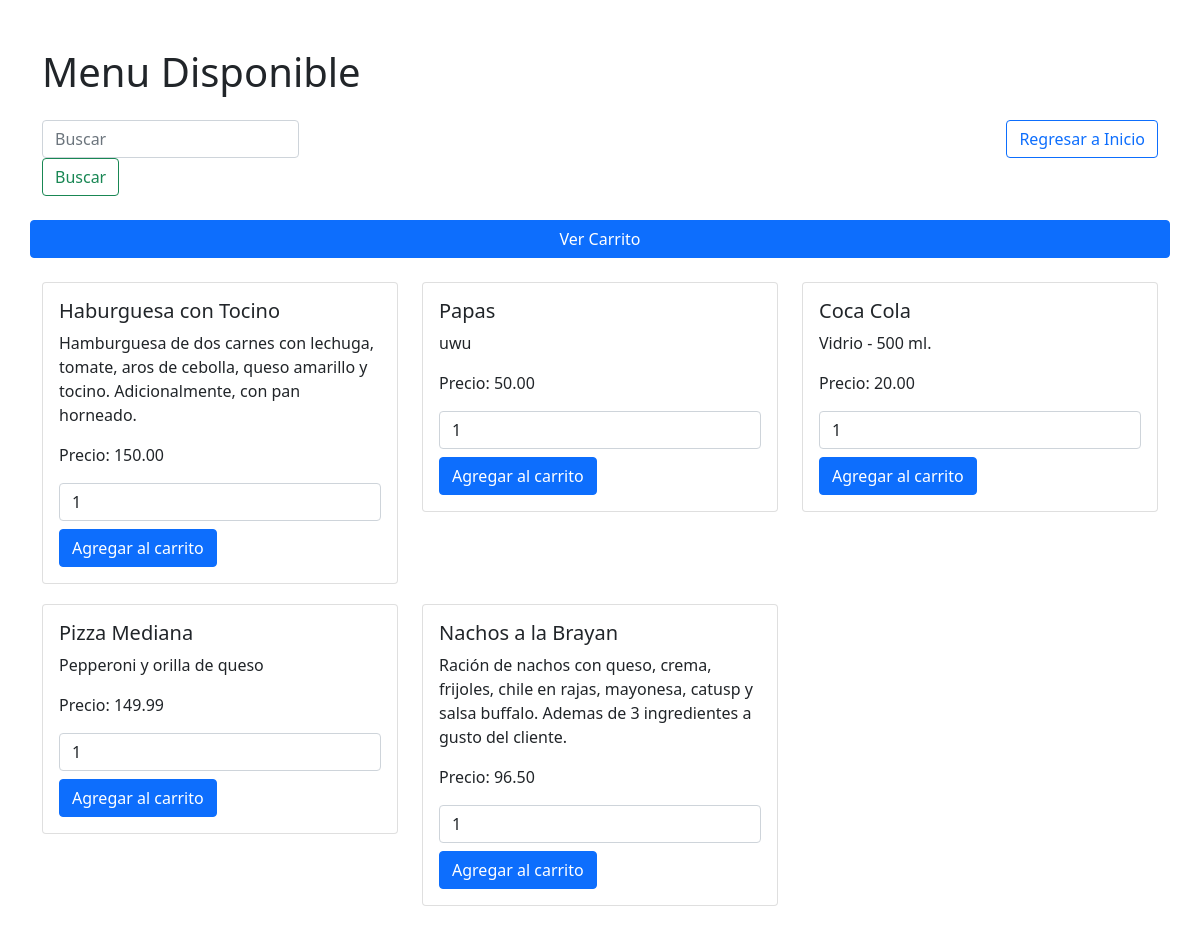
/menu_productos.php (signed in), run on the app's committed database.
### tables this page shows
CREATE TABLE `producto` (
  `IdProducto` int(11) NOT NULL,
  `NombreProducto` varchar(45) NOT NULL,
  `DescripcionProducto` varchar(200) NOT NULL,
  `PrecioProducto` decimal(10,2) NOT NULL
);

### app/conexion.inc.php (called while the page is built)
<?php
class conexion {
    private static $conexion;
    public static function abrir_conexion() {
        if (!isset(self::$conexion)) {
            try {
                include_once 'config.inc.php';
              self::$conexion = new PDO("mysql:host=$nombre_servidor; dbname=restaurante", $nombre_usuario, $password);
                self::$conexion ->setAttribute(PDO::ATTR_ERRMODE, PDO::ERRMODE_EXCEPTION);
                self::$conexion -> exec("SET CHARACTER SET utf8");
            } catch (PODExeption $ex){
                print "ERROR: " . $ex -> getMessage() . "<br>";
                die();
            }
        }
    }
    public static function cerrar_conexion(){
        if (isset(self::$conexion)){
            self::$conexion = null;
        }
    }
    public static function obtener_conexion() {
        return self::$conexion;
    }
}

### menu_productos.php (the view, shortened to what this page needs)
<?php
include_once 'app/conexion.inc.php';
$search = isset($_GET['search']) ? $_GET['search'] : '';
$sql = "SELECT * FROM producto WHERE NombreProducto LIKE :search";
$stmt = conexion::obtener_conexion()->prepare($sql);
$likeSearch = "%" . $search . "%";
$stmt->bindParam(':search', $likeSearch, PDO::PARAM_STR);
$stmt->execute();
$resultado = $stmt->fetchAll(PDO::FETCH_ASSOC);
?>
<!DOCTYPE html>
<html>
<head>
    <link rel="stylesheet" href="styles/bootstrap.min.css">
</head>
<body>
    <div class="container">
        <h1 class="mt-5 mb-4">Menu Disponible</h1>
        <div class="d-flex justify-content-between mb-6">
            <div class="form-inline">
                <form class="form-inline" method="get" action="">
                    <input class="form-control mr-3" type="search" name="search" placeholder="Buscar" aria-label="Buscar" value="<?php echo htmlspecialchars($search); ?>">
                    <button class="btn btn-outline-success" type="submit">Buscar</button>
                </form>
            </div>
            <div>
                <a href="inicio.php" class="btn btn-outline-primary">Regresar a Inicio</a>
            </div>
        </div>
        <br>
        <div class="row">
        <a href="carrito.php" class="btn btn-primary">Ver Carrito</a>
        </div>
        <br>
        <div class="row">
            <?php
            if (count($resultado) > 0) {
                foreach ($resultado as $producto) {
                    ?>
                    <div class="col-md-4 producto">
                        <div class="card">
                            <div class="card-body">
                                <h5 class="card-title"><?php echo $producto['NombreProducto']; ?></h5>
                                <p class="card-text"><?php echo $producto['DescripcionProducto']; ?></p>
                                <p class="card-text">Precio: <?php echo $producto['PrecioProducto']; ?></p>
                                <form action="#" method="post">
                                    <input type="number" name="cantidad" value="1" min="1" max="99" class="form-control mb-2">
                                    <button type="submit" class="btn btn-primary btn-block">Agregar al carrito</button>
                                </form>
                            </div>
                        </div>
                    </div>
                    <?php
                }
            } else {
                echo "<div class='col-md-12'>No se encontraron productos.</div>";
            }
            ?>
        </div>
    </div>
</body>
</html>

### menu_productos.php (style rules this page uses)
.producto { margin-bottom: 20px; }

### data on the page
producto: NombreProducto "Haburguesa con Tocino", DescripcionProducto "Hamburguesa de dos carnes con lechuga, tomate, aros de cebolla, queso amarillo y tocino. Adicionalmente, con pan horneado.", PrecioProducto "150.00"
producto: NombreProducto "Papas", DescripcionProducto "uwu", PrecioProducto "50.00"
producto: NombreProducto "Coca Cola", DescripcionProducto "Vidrio - 500 ml.", PrecioProducto "20.00"
producto: NombreProducto "Pizza Mediana", DescripcionProducto "Pepperoni y orilla de queso", PrecioProducto "149.99"
producto: NombreProducto "Nachos a la Brayan", DescripcionProducto "Ración de nachos con queso, crema, frijoles, chile en rajas, mayonesa, catusp y salsa buffalo. Ademas de 3 ingredientes a gusto del cliente.", PrecioProducto "96.50"
